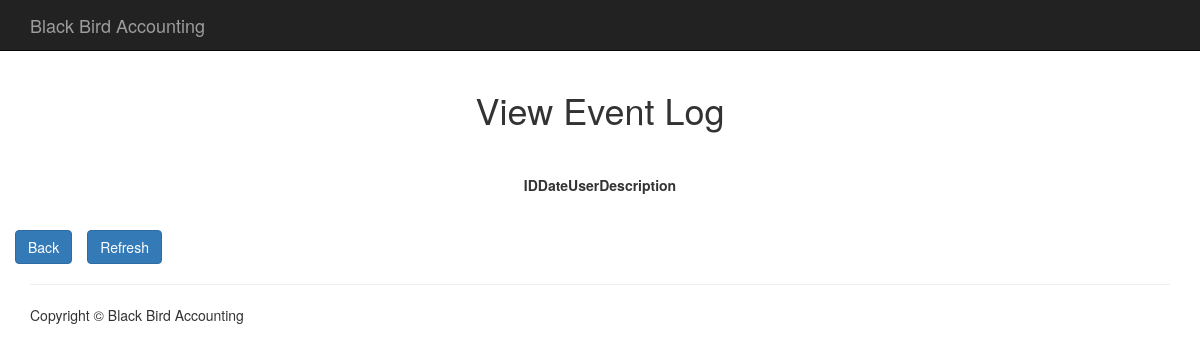
/EventLogPage.php, run on an earlier commit of the app's database.
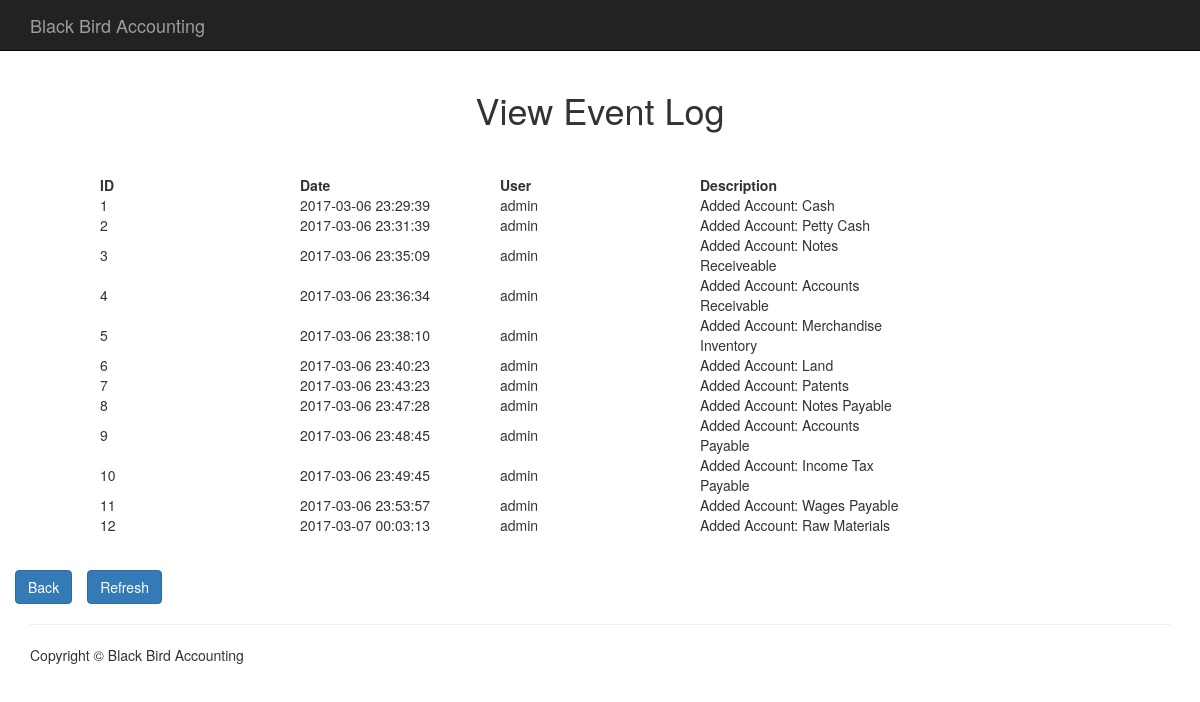
And on a later commit of the database.
### tables this page shows
CREATE TABLE `event_log` (
  `Event Log ID` int(11) NOT NULL,
  `Date` timestamp NOT NULL DEFAULT CURRENT_TIMESTAMP ON UPDATE CURRENT_TIMESTAMP,
  `Username` varchar(50) NOT NULL,
  `Description` text NOT NULL
);

### php/EventLogfunctions.php (the view, shortened to what this page needs)
<?php
function loadEventLog(){
	$servername = "localhost";
	$username = "root";
	$password = "";
	$con = mysqli_connect($servername,$username,$password);
	mysqli_select_db($con,"application_domain");
	$sql = "SELECT * FROM event_log";
	$myData = mysqli_query($con,$sql);
	while($record = mysqli_fetch_array($myData)){
    	 echo "<tr>";
			echo "<td>" . $record['Event Log ID']. "</td>";
			echo "<td>" . $record['Date'] . "</td>";
			echo "<td>" . $record['Username'] . "</td>";
			echo "<td>" . $record['Description'] . "<td>";
		echo "</tr>";
	}
}
?>

### EventLogPage.php (shortened to what this page needs)
<?php
    include 'php/EventLogfunctions.php';
?>
<!DOCTYPE html>
<html lang="en">
<head>
    <link href="css/bootstrap.min.css" rel="stylesheet">
</head>
<body>
    <nav class="navbar navbar-inverse navbar-fixed-top" role="navigation">
        <div class="container">
            <div class="navbar-header">
                <a class="navbar-brand" href="HomePage.php">Black Bird Accounting</a>
            </div>
        </div>
    </nav>
    <div class="container">
      <h1>View Event Log</h1>
        <div class="row">
            <div class="col-lg-12 text-center">
                <table class = "table-fill">
                          <thead>
                            <tr>
                              <th>ID</th>
                              <th>Date</th>
                              <th>User</th>
                              <th>Description</th>
                            </tr>
                          </thead>
                          <tbody class = "table-hover">
                            <?php
                              loadEventLog();
                            ?>
                          </tbody>
                </table>
            </div>
            <button type="button" class="btn btn-primary" id="refreshButton" name="refreshButton" onclick="window.location.reload();">Refresh</button>
            <button id="backButton" class="btn btn-primary" onclick="history.go(-1);">Back </button>
        </div>
        <hr>
        <footer>
            <div class="row">
                <div class="col-lg-12">
                    <p>Copyright &copy; Black Bird Accounting</p>
                </div>
            </div>
        </footer>
    </div>
</body>
</html>

### EventLogPage.php (style rules this page uses)
body { padding-top: 70px; }
h1 { text-align: center; }
table td { text-align: left; table-layout:fixed; width:200px; overflow:hidden; word-wrap:break-word; }
table { text-align: center; margin:2.5em auto; }

What changed in the data, as far as the page shows it:
added event_log: Event Log ID "1", Date "2017-03-06 23:29:39", Username "admin", Description "Added Account: Cash"
added event_log: Event Log ID "2", Date "2017-03-06 23:31:39", Username "admin", Description "Added Account: Petty Cash"
added event_log: Event Log ID "3", Date "2017-03-06 23:35:09", Username "admin", Description "Added Account: Notes Receiveable"
added event_log: Event Log ID "4", Date "2017-03-06 23:36:34", Username "admin", Description "Added Account: Accounts Receivable"
added event_log: Event Log ID "5", Date "2017-03-06 23:38:10", Username "admin", Description "Added Account: Merchandise Inventory"
added event_log: Event Log ID "6", Date "2017-03-06 23:40:23", Username "admin", Description "Added Account: Land"
added event_log: Event Log ID "7", Date "2017-03-06 23:43:23", Username "admin", Description "Added Account: Patents"
added event_log: Event Log ID "8", Date "2017-03-06 23:47:28", Username "admin", Description "Added Account: Notes Payable"
added event_log: Event Log ID "9", Date "2017-03-06 23:48:45", Username "admin", Description "Added Account: Accounts Payable"
added event_log: Event Log ID "10", Date "2017-03-06 23:49:45", Username "admin", Description "Added Account: Income Tax Payable"
added event_log: Event Log ID "11", Date "2017-03-06 23:53:57", Username "admin", Description "Added Account: Wages Payable"
added event_log: Event Log ID "12", Date "2017-03-07 00:03:13", Username "admin", Description "Added Account: Raw Materials"
